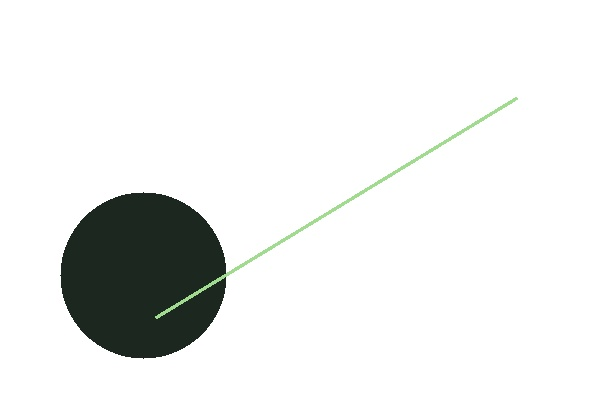
#> input picture computer_vision/e2e_test.jpg, 600 x 400 px
$ python -i line_features.py   (imports and definitions only)
#> lines starting #> are read from the running program, lines starting #| are printed output that depends on the picture; after the words box and inside, x2 and y2 are one past the last pixel; in counts of white or black regions, pixels touching at a corner belong together
#> further down, picture is the input picture: shape (400, 600, 3); mean B, G, R 234.4, 235.5, 234.2

import cv2
import math


def classify_line_orientation(x1, y1, x2, y2):
    """Classify a line using its angle."""

    angle = math.degrees(
        math.atan2(y2 - y1, x2 - x1)
    )

    # Normalize the angle to the range 0–180 degrees.
    angle = angle % 180

    if angle <= 10 or angle >= 170:
        return "horizontal"

    if 80 <= angle <= 100:
        return "vertical"

    return "diagonal"


def extract_lines(frame, min_line_length=40):
    """
    Detect straight line segments using the Hough Line Transform.

    Returns line IDs, orientations, and pixel coordinates.
    """
#> called with min_line_length = 40

    gray = cv2.cvtColor(
        frame,
        cv2.COLOR_BGR2GRAY,
    )

    blurred = cv2.GaussianBlur(
        gray,
        (5, 5),
        0,
    )

    edges = cv2.Canny(
        blurred,
        50,
        150,
    )
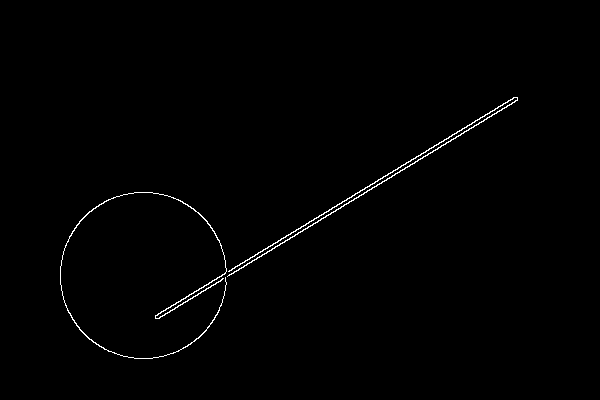
#> edges: shape (400, 600); 0.73% white in thin lines or dots, all inside (x1, y1, x2, y2) = (60, 97, 518, 359)

    detected_lines = cv2.HoughLinesP(
        edges,
        rho=1,
        theta=math.pi / 180,
        threshold=50,
        minLineLength=min_line_length,
        maxLineGap=10,
    )
#> detected_lines = [[212, 280, 516, 97], [157, 318, 391, 177], [155, 315, 374, 183], [275, 246, 517, 100], [332, 207, 515, 97], [395, 173, 517, 99]]

    lines = []

    if detected_lines is None:
        return lines

    for detected_line in detected_lines:

        x1, y1, x2, y2 = [
            int(value)
            for value in detected_line[0]
        ]

        orientation = classify_line_orientation(
            x1, y1, x2, y2
        )

        lines.append({
            "id": f"line-{len(lines) + 1}",
            "label": orientation,
            "orientation": orientation,
            "start": {
                "x": x1,
                "y": y1,
            },
            "end": {
                "x": x2,
                "y": y2,
            },
        })
#> this loop made 6 passes
#> (x1, y1, x2, y2, angle in classify_line_orientation) on passes 1 to 6: (212, 280, 516, 97, 149), (157, 318, 391, 177, 148.9), (155, 315, 374, 183, 148.9), (275, 246, 517, 100, 148.9), (332, 207, 515, 97, 149), (395, 173, 517, 99, 148.8)
#> after the loop, lines = 6 items

    return lines

>>> import cv2
>>> picture = cv2.imread('e2e_test.jpg')
>>> result = extract_lines(picture)
#> result = 6 items
